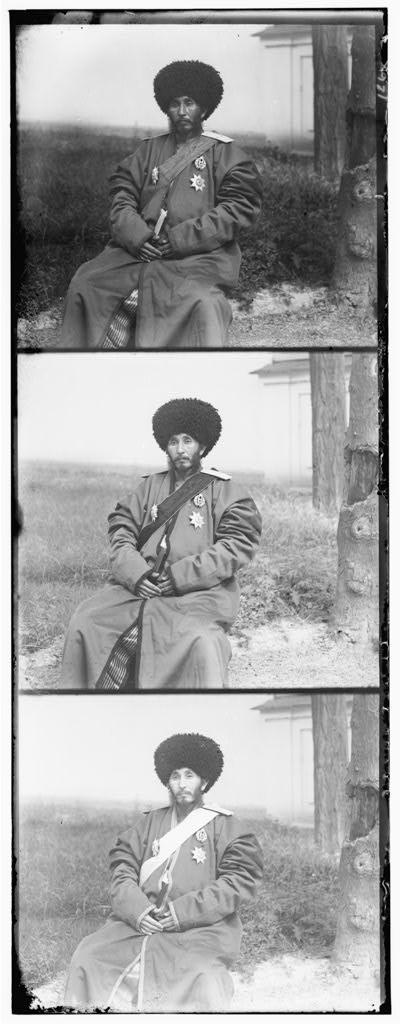
#> input picture P1/00106v.jpg, 401 x 1024 px
$ python p1.py   (older library calls are emulated)
#> lines starting #> are read from the running program, lines starting #| are printed output that depends on the picture
# -*- coding: utf-8 -*-
"""
Created on Sat Jan 17 13:15:11 2015

@author: Shihao Zhao
"""

from pylab import *
import numpy as np
import matplotlib.pyplot as plt
import matplotlib.cbook as cbook
import random
import time
from scipy.misc import imread
from scipy.misc import imresize
import matplotlib.image as mpimg
import os

'''
Input: initial_image(reference image), x, y(coordinates), target_image
Output: The sum of 255 - (initial_image - target_image)^2
 ==> The larger the output, the better 2 images match.
'''
def SSD_sum(initial_image, x, y, target_image):
    result = 0;
    null = 0;
    '''We have to process the raw images first in order to calculate dot
    product of two images. Basically we need to adjust their size'''
    ''' Prepares for the new processed images. '''
    init_top = x;
    init_down = null;
    init_left = y;
    init_right = null;

    target_top = 0;
    target_down = null;
    target_left = 0;
    target_right = null;

    ''' Setting the bottom edge for the new processed images'''
    if (initial_image.shape[0] <= target_image.shape[0] + x):
        init_down = initial_image.shape[0];
        target_down = initial_image.shape[0] - x;
    else:
        init_down = target_image.shape[0] + x;
        target_down = target_image.shape[0];

    ''' Setting the right edge for the new processed images'''
    if (initial_image.shape[1] <= target_image.shape[1] + y):
        init_right = initial_image.shape[1];
        target_right = initial_image.shape[1] - y;
    else:
        init_right = target_image.shape[1] + y;
        target_right = target_image.shape[1];

    '''Check if the type is correct '''
    if (type(init_top) == int and type(init_down) == int and type(init_left) == int and type(init_right) == int):
        processed_initial_image = initial_image[init_top:init_down, init_left:init_right];
        processed_target_image = target_image[target_top:target_down, target_left:target_right];
    else:
        return 0;

    processed_initial_image = processed_initial_image.astype(float);
    processed_target_image = processed_target_image.astype(float);

    squared_diff_matrix = 255.0 - np.sqrt((processed_target_image - processed_initial_image) ** 2);

    result = sum(squared_diff_matrix);

    return result;

'''
Input: initial_image(reference image), x, y(coordinates), target_image
Output: NCC of two images.
 ==> The larger the output, the better 2 images match.
'''
def NCC(initial_image, x, y, target_image):
    result = 0;
    null = 0;

    '''We have to process the raw images first in order to calculate dot
    product of two images. Basically we need to adjust their size'''
    ''' Prepares for the new processed images. '''
    init_top = x;
    init_down = null;
    init_left = y;
    init_right = null;

    target_top = 0;
    target_down = null;
    target_left = 0;
    target_right = null;

    ''' Setting the bottom edge for the new processed images'''
    if (initial_image.shape[0] <= target_image.shape[0] + x):
        init_down = initial_image.shape[0];
        target_down = initial_image.shape[0] - x;
    else:
        init_down = target_image.shape[0] + x;
        target_down = target_image.shape[0];

    ''' Setting the right edge for the new processed images'''
    if (initial_image.shape[1] <= target_image.shape[1] + y):
        init_right = initial_image.shape[1];
        target_right = initial_image.shape[1] - y;
    else:
        init_right = target_image.shape[1] + y;
        target_right = target_image.shape[1];

    '''Check if the type is correct '''
    if (type(init_top) == int and type(init_down) == int and type(init_left) == int and type(init_right) == int):
        processed_initial_image = initial_image[init_top:init_down, init_left:init_right];
        processed_target_image = target_image[target_top:target_down, target_left:target_right];
    else:
        return 0

    init_mean = np.mean(processed_initial_image);
    target_mean = np.mean(processed_target_image);

    top = ((processed_initial_image - init_mean) * (processed_target_image - target_mean)).sum();
    bottom_1 = (processed_initial_image - init_mean)**2;
    bottom_2 = (processed_target_image - target_mean)**2;
    bottom = np.sqrt(bottom_1.sum() * bottom_2.sum());
    result = top / bottom;

    return result;

'''
Input: image: the image we try to combine the colors.
       is_NCC: if using SSD, the value is 0; is using NCC, then 1.
       is_large_image: if image is a large image, the value should be 1;else, 0.
Output: The color image we want to get.
'''
def A1(image, is_NCC = 0, is_large_image = 0):

    #These are margins for the no borders single-color pictures
#> called with image = '00106v.jpg', is_NCC = 0, is_large_image = 0
    up_margin = 15;
    down_margin = 15;
    left_margin = 15;
    right_margin = 15;

    init_image = imread(image);
#> init_image is the input picture: shape (1024, 401); min 0, max 255, mean 162.5

    '''Section for large images ---------------------------------------start'''
    if (is_large_image == 1):
        init_large_image = init_image / float(max(init_image.flatten()));
        init_large_image = init_large_image.astype(float) * 255.0;
        resize_rate = 400.0 / init_image.shape[1];
        init_image = imresize(init_image, resize_rate);
    '''Section for large images ---------------------------------------end'''

    '''
    Separates the 3 different channel.
    '''
    blue_image = init_image[0:init_image.shape[0]//3, :];
    green_image = init_image[init_image.shape[0]//3:init_image.shape[0] * 2//3, :];
    red_image = init_image[init_image.shape[0]*2//3:init_image.shape[0], :];

    '''Section for large images ---------------------------------------start'''
    if (is_large_image == 1):
        large_blue_image = init_large_image[0:init_large_image.shape[0]//3, :];
        large_green_image = init_large_image[init_large_image.shape[0]//3:init_large_image.shape[0] * 2//3, :];
        large_red_image = init_large_image[init_large_image.shape[0]*2//3:init_large_image.shape[0], :];
    '''Section for large images ---------------------------------------end'''

    '''
    Match the green channel to the blue one.
    Calculate the SSD_sum or NCC for -10 to 10 in x and y axis, find the max point
    in the figure.
    '''
    ''' This part in match green channel to the blue one '''
    min_SSD_1 = 0;
    x_min_SSD_1 = 0;
    y_min_SSD_1 = 0;
    special_green_image = green_image[0:green_image.shape[0]-30, 0:green_image.shape[1]-30]

    for x_1 in range(0, 10):
        for y_1 in range(0, 10):
            if (is_NCC == 0):
                SSD_cur_1 = SSD_sum(blue_image, x_1, y_1, special_green_image);
            elif (is_NCC == 1):
                SSD_cur_1 = NCC(blue_image, x_1, y_1, green_image);
            if (SSD_cur_1 > min_SSD_1):
                min_SSD_1 = SSD_cur_1;
                x_min_SSD_1 = x_1;
                y_min_SSD_1 = y_1;
#> this loop made 10 passes
#> after the loop, min_SSD_1 = 22360593; x_min_SSD_1 = 3; y_min_SSD_1 = 0

    min_SSD_2 = 0;
#> min_SSD_2 = 0
    x_min_SSD_2 = 0;
    y_min_SSD_2 = 0;
    special_blue_image = blue_image[0:blue_image.shape[0]-30, 0:blue_image.shape[1]-30]

    for x_2 in range(0, 10):
        for y_2 in range(0, 10):
            if (is_NCC == 0):
                SSD_cur_2 = SSD_sum(green_image, x_2, y_2, special_blue_image);
            elif (is_NCC == 1):
                SSD_cur_2 = NCC(green_image, x_2, y_2, special_blue_image);
            if (SSD_cur_2 > min_SSD_2):
                min_SSD_2 = SSD_cur_2;
                x_min_SSD_2 = x_2;
                y_min_SSD_2 = y_2;
#> this loop made 10 passes
#> pass 1, in SSD_sum (call 102), `squared_diff_matrix = 255.0 - np.sqrt((processed_target_image - proces..`:
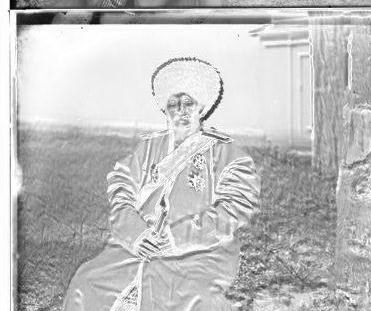
#> squared_diff_matrix: shape (311, 371) float64; min 2, max 255, mean 191.7
#> pass 1, in SSD_sum (call 103), `processed_initial_image = initial_image[init_top:init_down, init_left:..`:
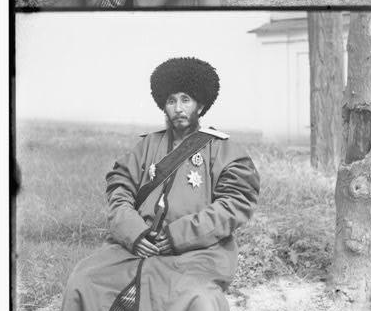
#> processed_initial_image: shape (311, 371); min 0, max 255, mean 176.6

    '''Goal: Get 2 intermediate color images. '''
    '''Do the slicing to 2 color images. Two cases here: '''
    new_blue_image = 0;
    new_green_image = 0;

    if (min_SSD_1 >= min_SSD_2): # Case1, if green on top has larger 1-SSD or NCC
        new_blue_image = blue_image[x_min_SSD_1:blue_image.shape[0], y_min_SSD_1:blue_image.shape[1]];
        new_green_image = green_image[0:blue_image.shape[0]-x_min_SSD_1, 0:blue_image.shape[1]-y_min_SSD_1];
        '''Section for large images ---------------------------------------'''
        if (is_large_image == 1):
            new_large_blue_image = large_blue_image[x_min_SSD_1//resize_rate:large_blue_image.shape[0], y_min_SSD_1//resize_rate:large_blue_image.shape[1]];
            new_large_green_image = large_green_image[0:large_blue_image.shape[0]-(x_min_SSD_1//resize_rate), 0:large_blue_image.shape[1]-(y_min_SSD_1//resize_rate)];
        '''Section for large images ------------------------------------end'''
    else: # Case2, if blue on top is better
        new_green_image = green_image[x_min_SSD_2:green_image.shape[0], y_min_SSD_2:green_image.shape[1]];
        new_blue_image = blue_image[0:green_image.shape[0]-x_min_SSD_2, 0:green_image.shape[1]-y_min_SSD_2];

        '''Section for large images ---------------------------------------'''
        if (is_large_image == 1):
            new_large_green_image = large_green_image[x_min_SSD_2//resize_rate:large_green_image.shape[0], y_min_SSD_2//resize_rate:large_green_image.shape[1]];
            new_large_blue_image = large_blue_image[0:large_green_image.shape[0]-x_min_SSD_2//resize_rate, 0:large_green_image.shape[1]-y_min_SSD_2//resize_rate];
        '''Section for large images ------------------------------------end'''

    ''' This part is match red channel to the new blue one(and green one) '''
    ''' Nedds two mode to cover -10 to 10 '''
    ''' 1st mode, red image on the top '''
    min_SSD_3 = 0;
    x_min_SSD_3 = 0;
    y_min_SSD_3 = 0;
    special_red_image = red_image[0:red_image.shape[0] - 30, 0:red_image.shape[1]-30]

    for x_3 in range(0, 10):
        for y_3 in range(0, 10):
            if (is_NCC == 0):
                SSD_cur_3 = SSD_sum(new_blue_image, x_3, y_3, special_red_image);
            elif (is_NCC == 1):
                SSD_cur_3 = NCC(new_blue_image, x_3, y_3, special_red_image);
            if (SSD_cur_3 > min_SSD_3):
                min_SSD_3 = SSD_cur_3;
                x_min_SSD_3 = x_3;
                y_min_SSD_3 = y_3;

    min_SSD_4 = 0;
    x_min_SSD_4 = 0;
    y_min_SSD_4 = 0;
    special_new_blue_image = new_blue_image[0:new_blue_image.shape[0] - 30, 0:new_blue_image.shape[1]-30]

    for x_4 in range(0, 10):
        for y_4 in range(0, 10):
            if (is_NCC == 0):
                SSD_cur_4 = SSD_sum(red_image, x_4, y_4, special_new_blue_image);
            elif (is_NCC == 1):
                SSD_cur_4 = NCC(red_image, x_4, y_4, special_new_blue_image);
            if (SSD_cur_4 > min_SSD_4):
                min_SSD_4 = SSD_cur_4;
                x_min_SSD_4 = x_4;
                y_min_SSD_4 = y_4;

    '''Goal: Get 3 final color images. '''
    '''Do the slicing to 3 color images. Two cases here: '''
    brand_new_blue_image = 0;
    brand_new_green_image = 0;
    brand_new_red_image = 0;
    if (min_SSD_3 >= min_SSD_4): #1st case: If red on top has a larger 1-SSD or NCC
        brand_new_blue_image = new_blue_image[x_min_SSD_3:new_blue_image.shape[0], y_min_SSD_3:new_blue_image.shape[1]];
        brand_new_green_image = new_green_image[x_min_SSD_3:new_blue_image.shape[0], y_min_SSD_3:new_blue_image.shape[1]];
        brand_new_red_image = red_image[0:new_blue_image.shape[0]-x_min_SSD_3, 0:new_blue_image.shape[1]-y_min_SSD_3];

        '''Section forr large image ---------------------------------------'''
        if (is_large_image == 1):
            brand_new_large_blue_image = new_large_blue_image[x_min_SSD_3//resize_rate:new_large_blue_image.shape[0], y_min_SSD_3//resize_rate:new_large_blue_image.shape[1]];
            brand_new_large_green_image = new_large_green_image[x_min_SSD_3//resize_rate:new_large_blue_image.shape[0], y_min_SSD_3//resize_rate:new_large_blue_image.shape[1]];
            brand_new_large_red_image = large_red_image[0:new_large_blue_image.shape[0]-x_min_SSD_3//resize_rate, 0:new_large_blue_image.shape[1]-y_min_SSD_3//resize_rate];
        '''Section forr large image ---------------------------------------'''
    else: # 2nd case: If blue on top has a larger 1-SSD or NCC

        '''Prepares the coordinates for the slicing '''
        Null = 0;

        blue_top = 0;
        blue_down = Null;
        blue_left = 0;
        blue_right = Null;

        red_top = x_min_SSD_4;
        red_down = Null;
        red_left = y_min_SSD_4;
        red_right = Null;

        ''' Setting the bottom edge for the new processed images'''
        if (red_image.shape[0] <= new_blue_image.shape[0] + x_min_SSD_4):
            red_down = red_image.shape[0];
            blue_down = red_image.shape[0] - x_min_SSD_4;
        else:
            red_down = new_blue_image.shape[0] + x_min_SSD_4;
            blue_down = new_blue_image.shape[0];

        ''' Setting the right edge for the new processed images'''
        if (red_image.shape[1] <= new_blue_image.shape[1] + y_min_SSD_4):
            red_right = red_image.shape[1];
            blue_right = red_image.shape[1] - y_min_SSD_4;
        else:
            red_right = new_blue_image.shape[1] + y_min_SSD_4;
            blue_right = new_blue_image.shape[1];

        '''Do the slicing here '''
        brand_new_red_image = red_image[red_top:red_down, red_left:red_right];
        brand_new_blue_image = new_blue_image[blue_top:blue_down, blue_left:blue_right];
        brand_new_green_image = new_green_image[blue_top:blue_down, blue_left:blue_right];

        '''Section for large image --------------------------------------'''
        if (is_large_image == 1):
            brand_new_large_red_image = large_red_image[red_top/resize_rate:red_down/resize_rate, red_left/resize_rate:red_right/resize_rate];
            brand_new_large_blue_image = new_large_blue_image[blue_top//resize_rate:blue_down//resize_rate, blue_left//resize_rate:blue_right//resize_rate];
            brand_new_large_green_image = new_large_green_image[blue_top//resize_rate:blue_down//resize_rate, blue_left//resize_rate:blue_right//resize_rate];
        '''Section for large image --------------------------------------'''

    ''' We will assign the colors here '''
    if (is_large_image == 0): #if this is a small image
        rgb_image = zeros(brand_new_blue_image.shape + (3,));
        rgb_image[:,:,0] = brand_new_red_image;
        rgb_image[:,:,1] = brand_new_green_image;
        rgb_image[:,:,2] = brand_new_blue_image;
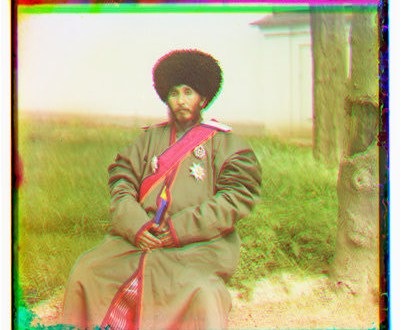
#> rgb_image: shape (330, 401, 3) float64; mean of channels 0, 1, 2 184.1, 177.1, 124; drawn as R, G, B
    else: # IF this is a large image
        rgb_image = zeros(brand_new_large_blue_image.shape + (3,));
        rgb_image[:,:,0] = brand_new_large_red_image;
        rgb_image[:,:,1] = brand_new_large_green_image;
        rgb_image[:,:,2] = brand_new_large_blue_image;

    return rgb_image/255.0;
#
figure(1); imshow(A1('00106v.jpg', 0))
#figure(2); imshow(A1('00888v.jpg', 0))
#figure(3); imshow(A1('00757v.jpg', 0))
#
figure(11); imshow(A1('00106v.jpg', 1))
#> call 2 of A1, with image = '00106v.jpg', is_NCC = 1, is_large_image = 0
#> the loop in A1 (call 2), `for x_3 in range(0, 10):` made 10 passes
#> pass 1, in NCC (call 201), `bottom_1 = (processed_initial_image - init_mean)**2;`:
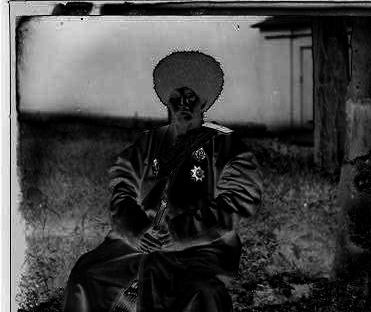
#> bottom_1: shape (312, 371) float64; min 0.000166, max 17959.5, mean 4883.3; drawn with min black and max white
#> pass 1, in NCC (call 201), `bottom_2 = (processed_target_image - target_mean)**2;`:
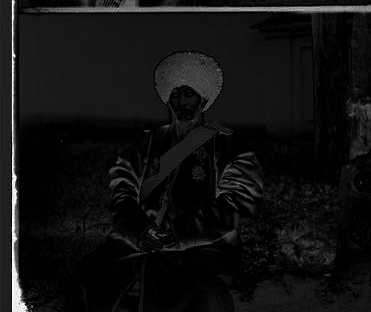
#> bottom_2: shape (312, 371) float64; min 0.00489, max 34250.9, mean 2342.8; drawn with min black and max white
#> in A1 (call 2), `special_new_blue_image = new_blue_image[0:new_blue_image.shape[0] - 30..`:
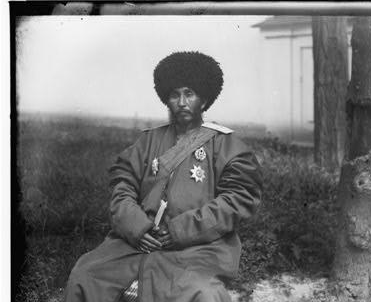
#> special_new_blue_image: shape (302, 371); min 0, max 255, mean 121.1
#> the loop in A1 (call 2), `for x_4 in range(0, 10):` made 10 passes
#> pass 1, in NCC (call 301), `processed_initial_image = initial_image[init_top:init_down, init_left:..`:
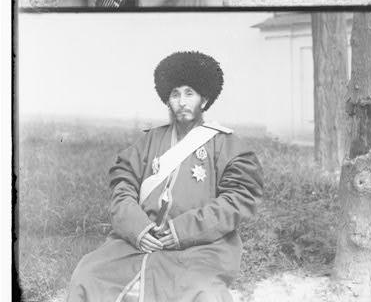
#> processed_initial_image: shape (302, 371); min 0, max 255, mean 184.2
# [4 lines of commented-out code are left out]

figure(5); imshow(A1('./01880v.jpg', 0))
#> (the run stopped early here; a loop or call above may not have finished)

$ run again, with P1/00888v.jpg copied over P1/00106v.jpg
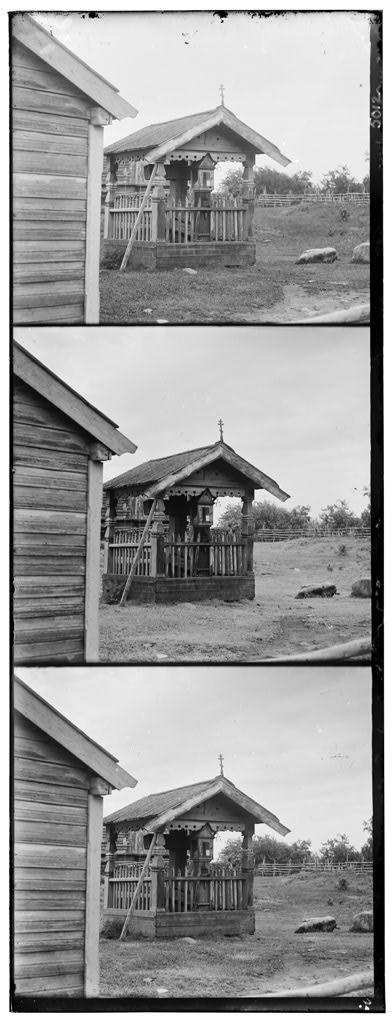
#> input picture P1/00888v.jpg, 392 x 1024 px
#> in A1, init_image is the input picture: shape (1024, 392); min 0, max 255, mean 154.5
#> the loop in A1, `for x_1 in range(0, 10):` made 10 passes
#> after the loop in A1, `for x_1 in range(0, 10):`: min_SSD_1 = 24895625; x_min_SSD_1 = 6; y_min_SSD_1 = 0
#> the loop in A1, `for x_2 in range(0, 10):` made 10 passes
#> pass 1, in SSD_sum (call 103), `processed_initial_image = initial_image[init_top:init_down, init_left:..`:
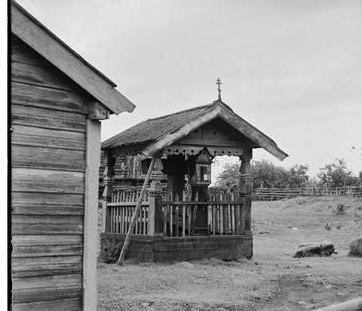
#> processed_initial_image: shape (311, 362); min 0, max 255, mean 148.3
#> the loop in A1 (call 2), `for x_4 in range(0, 10):` made 10 passes
#> pass 1, in NCC (call 302), `bottom_1 = (processed_initial_image - init_mean)**2;`:
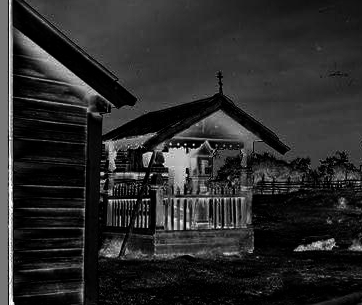
#> bottom_1: shape (305, 362) float64; min 0.22, max 22961.5, mean 3836.3; drawn with min black and max white

$ run again, with P1/00757v.jpg copied over P1/00106v.jpg
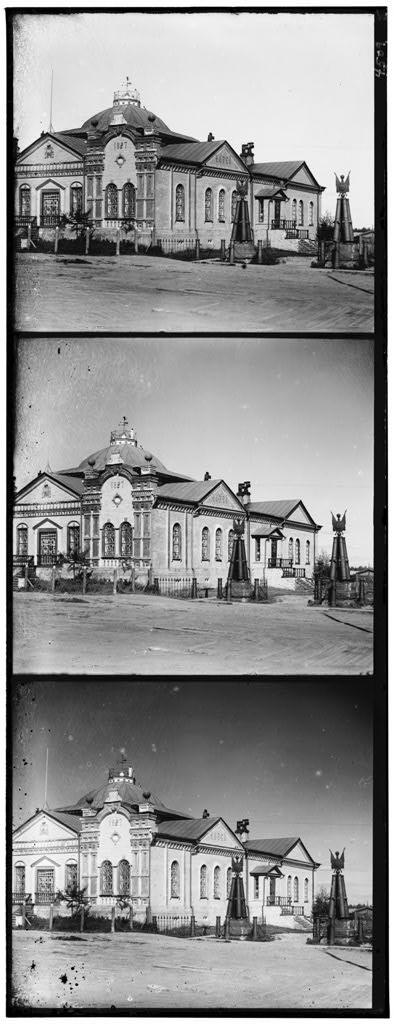
#> input picture P1/00757v.jpg, 394 x 1024 px
#> in A1, init_image is the input picture: shape (1024, 394); min 0, max 255, mean 144.3
#> the loop in A1, `for x_1 in range(0, 10):` made 10 passes
#> after the loop in A1, `for x_1 in range(0, 10):`: min_SSD_1 = 24358891; x_min_SSD_1 = 2; y_min_SSD_1 = 3
#> min_SSD_2 = 0
#> the loop in A1, `for x_2 in range(0, 10):` made 10 passes
#> pass 1, in SSD_sum (call 102), `squared_diff_matrix = 255.0 - np.sqrt((processed_target_image - proces..`:
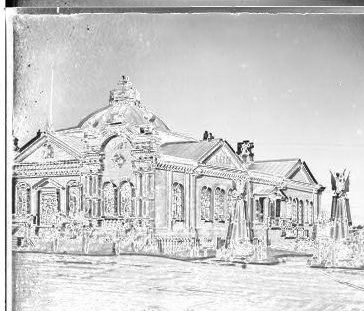
#> squared_diff_matrix: shape (311, 364) float64; min 0, max 255, mean 205.6
#> new_blue_image: shape (339, 394)
#> new_green_image: shape (339, 394)
#> special_new_blue_image: shape (309, 364)
#> the loop in A1 (call 2), `for x_4 in range(0, 10):` made 10 passes
#> pass 1, in NCC (call 301), `processed_initial_image = initial_image[init_top:init_down, init_left:..`:
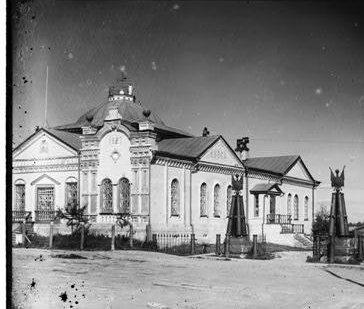
#> processed_initial_image: shape (309, 364); min 0, max 255, mean 130.1
